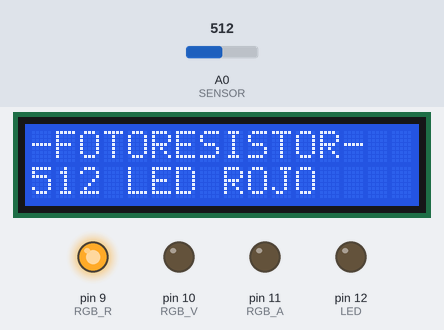
This sketch was run on a simulated Arduino Uno, built with avr-gcc and run on an emulated ATmega328P. On the bench: 16×2 character LCD, output pins drawn as LEDs (lit = HIGH). The test bench sets the inputs (shaded band); at power-on: A0 (SENSOR) = 512.

Above: at 1.2 s.
1.3 s: A0 (SENSOR) set to 490
At 3.2 s:
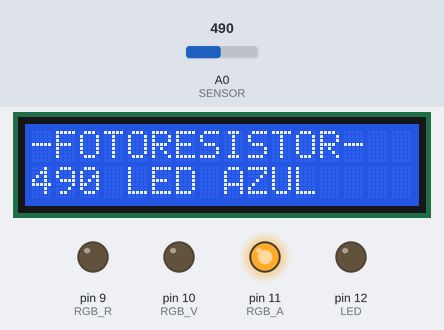
3.5 s: A0 (SENSOR) set to 207
At 5.1 s:
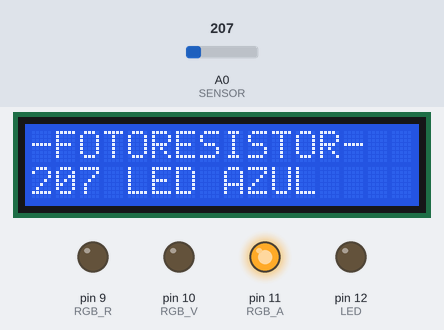
5.5 s: A0 (SENSOR) set to 187
At 6.9 s:
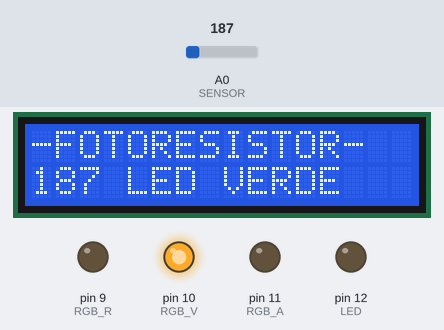
Timing chart, 0 to 8.5 s (numbered marks = the images above; inputs shaded):
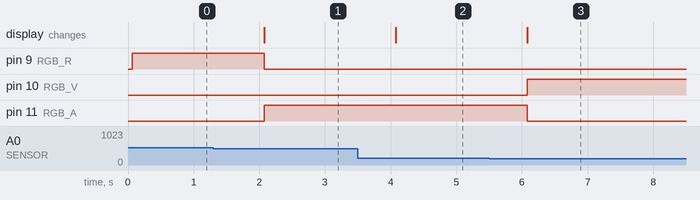

Measured:
- the behaviour switches between 500 and 499 on A0 (SENSOR) (found by bisection; images 0 and 1)
- the behaviour switches between 200 and 199 on A0 (SENSOR) (found by bisection; images 2 and 3)
- after the input at 1.3 s, pin 9 (RGB_R): HIGH → LOW after 0.77 s; pin 11 (RGB_A): LOW → HIGH after 0.77 s; the display: changes after 0.77 s (image 1)
- after the input at 3.5 s, the display: changes after 0.58 s (image 2)
- after the input at 5.5 s, pin 10 (RGB_V): LOW → HIGH after 0.58 s; pin 11 (RGB_A): HIGH → LOW after 0.58 s; the display: changes after 0.58 s (image 3)

The sketch:

LdrFotoResistor.ino
```cpp
//Mustra valor de FotoResistencia y Activa led RGB
//Deacuerdo a cada valor en el Rango.

#include <LiquidCrystal.h> //libreria..
LiquidCrystal lcd (7,6,5,4,3,2);
int RGB_R=9;
int RGB_V=10;
int RGB_A=11;
int SENSOR =0;
int LED =12;
int VALOR;
void setup()
{
  lcd.begin(16,2); //Inicializa el Display, 16 Com y 2 Fil
  lcd.setCursor(0,0);//Posicion del Cursor, columna y fila.
  lcd.print("-FOTORESISTOR-");//Mensaje a Mostrar.
     //-------------------

pinMode(LED,OUTPUT);
pinMode(RGB_R,OUTPUT);
pinMode(RGB_V,OUTPUT);
pinMode(RGB_A,OUTPUT);

}

void loop()
{
VALOR= analogRead(SENSOR);//Captura el valor Analogo desde 1-1123
if (VALOR>0 && VALOR<200)
{
   muestraLCD(VALOR," LED VERDE       ");
   miColor(0,255,0);
}
if (VALOR>201 && VALOR<500)
{
   muestraLCD(VALOR," LED AZUL       ");
   miColor(0,0,255);
}
if (VALOR>501 )
{
   muestraLCD(VALOR," LED ROJO      ");
   miColor(255,0,0);
}


delay(1000);
}//******************************
 //Funcion para RGB
 void miColor(int rojo, int verde, int azul){
analogWrite(RGB_R,rojo);
analogWrite(RGB_V,verde);
analogWrite(RGB_A,azul);

}
//Funcion para Mostar en Display.
  void muestraLCD(int numero,String palabra){
    //lcd.setCursor(0,0);//Posicion del Cursor, columna y fila.
    //lcd.print("CONTADOR DE PULSOS..");
    lcd.setCursor(0,1);//Posicion del Cursor, columna y fila.
    lcd.print(numero);
    lcd.print(palabra);
  }
```
